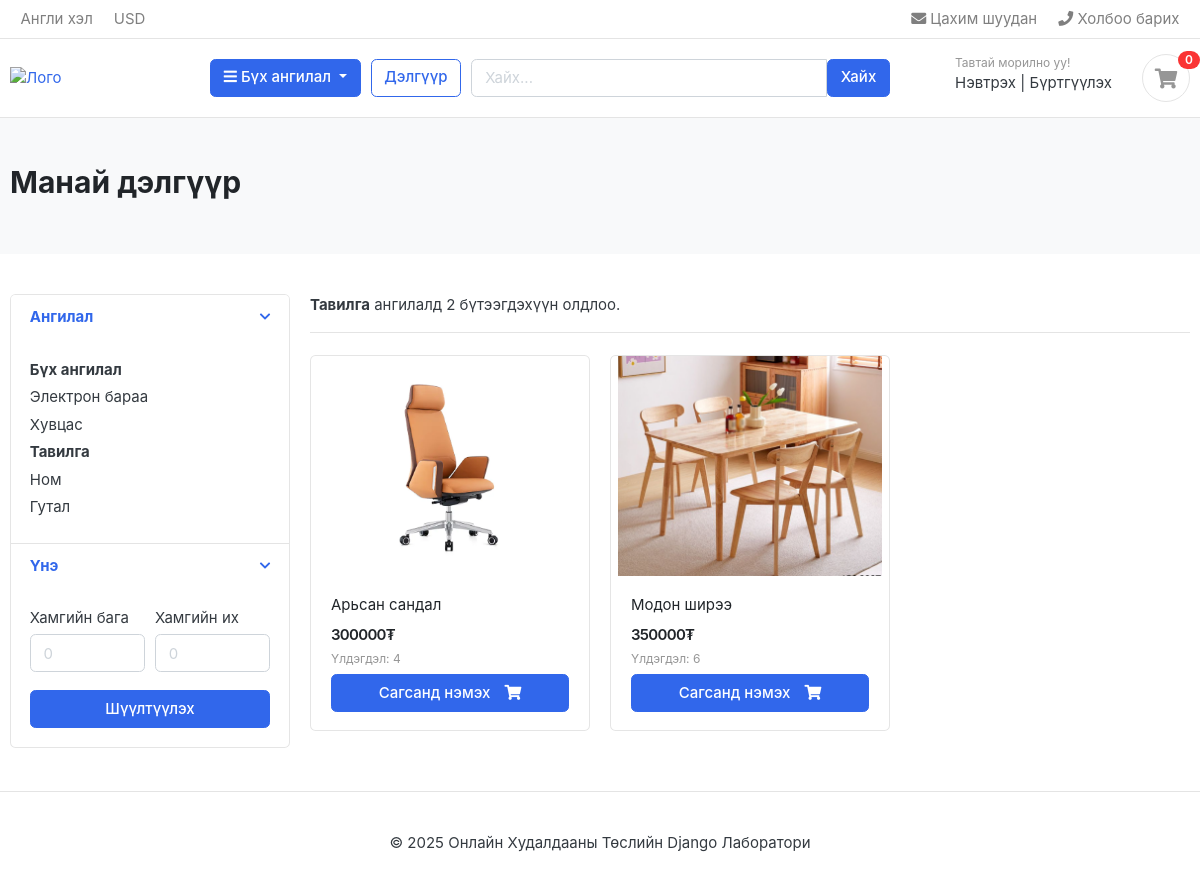
Page /tavilga/ on the committed database.
### shop_app/models.py (models this page shows, shortened)
class Category(models.Model):
    category_name = models.CharField(max_length=50, unique=True)
    slug = models.SlugField(max_length=100, unique=True)
    description = models.TextField(max_length=255, blank=True)
    cat_image = models.ImageField(upload_to='images/categories', blank=True)
    class Meta:
        db_table = "tbl_categories"
    def getUrl(self):
        return reverse('categoryDetail', kwargs={'slug': self.slug})

class Product(models.Model):
    product_name = models.CharField(
        max_length=200,
        unique=True)
    slug = models.SlugField(max_length=200, unique=True)
    description = models.TextField(max_length=500, blank=True)
    price = models.IntegerField()
    images = models.ImageField(upload_to='images/products')
    stock = models.IntegerField()
    is_available = models.BooleanField(default=True)
    category = models.ForeignKey(Category, on_delete=models.CASCADE)
    created_date = models.DateTimeField(auto_now_add=True)
    modified_date = models.DateTimeField(auto_now=True)
    def getUrl(self):
        return reverse("product_detail", kwargs= {
            "categorySlug": self.category.slug,
            "productSlug": self.slug
        })
    class Meta:
        db_table = "tbl_products"

### shop_app/views.py (the view, shortened to what this page needs)
# urls.py: path('<str:slug>/', views.store, name='categoryDetail'),
def store(request, slug=None):
    categories = Category.objects.all()
    products_list = Product.objects.filter(is_available=True)
    keyword = request.GET.get('keyword', '')
    min_price = request.GET.get('min_price', '')
    max_price = request.GET.get('max_price', '')
    selected_category = None
    selected_category_obj = None
    if slug:
        try:
            selected_category_obj = get_object_or_404(Category, slug=slug)
            selected_category = slug
            products_list = products_list.filter(category=selected_category_obj)
        except Category.DoesNotExist:
            pass
    category_param = request.GET.get('category', '')
    if keyword:
        products_list = products_list.filter(
            Q(product_name__icontains=keyword) |
            Q(description__icontains=keyword)
        ).distinct()
    if min_price:
        try:
            min_price_int = int(min_price)
            products_list = products_list.filter(price__gte=min_price_int)
        except ValueError:
            min_price = ''
    if max_price:
        try:
            max_price_int = int(max_price)
            products_list = products_list.filter(price__lte=max_price_int)
        except ValueError:
            max_price = ''
    products_list = products_list.order_by('-created_date')
    paginator = Paginator(products_list, 6)
    page_number = request.GET.get('page')
    products = paginator.get_page(page_number)
    context = {
        'categories': categories,
        'products': products,
        'count': products_list.count(),
        'selected_category': selected_category,
        'selected_category_obj': selected_category_obj,
        'keyword': keyword,
        'min_price': min_price,
        'max_price': max_price,
    }
    return render(request, 'store.html', context)

### cart_app/context_processors.py (called while the page is built)
def counter(request):
    cart_count = 0
    try:
        cart = Cart.objects.filter(id=_cart_id(request))
        cart_items = CartItem.objects.all().filter(cart = cart[:1])
        for cart_item in cart_items:
            cart_count += cart_item.quantity
    except Cart.DoesNotExist:
        cart_count = 0
    return dict(cart_count = cart_count)

### cart_app/views.py (called while the page is built)
def _cart_id(request):
    cart = request.session.session_key
    if not cart:
        cart = request.session.create()
    return cart

### lab2Template/contextProcessors.py (called while the page is built)
def categoriesProcessor(request):
    categories = Category.objects.all()
    return {'categories': categories}

### templates/store.html (shortened to what this page needs)
{% extends "base.html" %}
{% load static %}
{% block content %}
<section class="section-pagetop bg">
  <div class="container">
    <h2 class="title-page">Манай дэлгүүр</h2>
  </div>
</section>
<section class="section-content padding-y">
  <div class="container">
    <div class="row">
      <aside class="col-md-3">
        <div class="card">
          <article class="filter-group">
            <header class="card-header">
              <a href="#" data-toggle="collapse" data-target="#collapse_1" aria-expanded="true">
                <i class="icon-control fa fa-chevron-down"></i>
                <h6 class="title">Ангилал</h6>
              </a>
            </header>
            <div class="filter-content collapse show" id="collapse_1">
              <div class="card-body">
                <ul class="list-menu">
                  <li>
                    <a href="{% url 'store' %}">
                      <strong>Бүх ангилал</strong>
                    </a>
                  </li>
                  {% for category in categories %}
                    <li>
                      <a href="?category={{ category.slug }}&keyword={{ keyword }}&min_price={{ min_price }}&max_price={{ max_price }}">
                        {% if selected_category == category.slug %}
                          <strong>{{ category.category_name }}</strong>
                        {% else %}
                          {{ category.category_name }}
                        {% endif %}
                      </a>
                    </li>
                  {% empty %}
                    <span class="dropdown-item">Ангилал олдсонгүй</span>
                  {% endfor %}
                </ul>
              </div>
            </div>
          </article>
          <article class="filter-group">
            <header class="card-header">
              <a href="#" data-toggle="collapse" data-target="#collapse_3" aria-expanded="true">
                <i class="icon-control fa fa-chevron-down"></i>
                <h6 class="title">Үнэ</h6>
              </a>
            </header>
            <div class="filter-content collapse show" id="collapse_3">
              <div class="card-body">
                <form method="GET" action="{% url 'search' %}">
                  <div class="form-row">
                    <div class="form-group col-md-6">
                      <label>Хамгийн бага</label>
                      <input type="number" class="form-control" name="min_price"
                             placeholder="0" value="{{ min_price }}">
                    </div>
                    <div class="form-group col-md-6">
                      <label>Хамгийн их</label>
                      <input type="number" class="form-control" name="max_price"
                             placeholder="0" value="{{ max_price }}">
                    </div>
                  </div>
                  <button type="submit" class="btn btn-block btn-primary">Шүүлтүүлэх</button>
                </form>
              </div>
            </div>
          </article>
        </div>
      </aside>
      <main class="col-md-9">
        <header class="border-bottom mb-4 pb-3">
          <div class="form-inline">
            <span class="mr-md-auto">
              {% if selected_category %}
                <strong>{{ selected_category_obj.category_name }}</strong> ангилалд
              {% endif %}
              {{ count }} бүтээгдэхүүн олдлоо.
            </span>
          </div>
        </header>
        <div class="row">
          {% for product in products %}
          <div class="col-md-4">
            <figure class="card card-product-grid">
              <div class="img-wrap">
                {% if product.images %}
                  <a href="{{ product.getUrl }}">
                    <img src="{{ product.images.url }}" alt="{{ product.product_name }}">
                  </a>
                {% else %}
                  <img src="{% static 'images/no_image_available.png' %}" alt="No image" />
                {% endif %}
              </div>
              <figcaption class="info-wrap">
                <div class="fix-height">
                  {% if product.category %}
                    <a href="{{ product.getUrl }}" class="title">{{ product.product_name }}</a>
                  {% else %}
                    {{ product.product_name }}
                  {% endif %}
                  <div class="price-wrap mt-2">
                    <span class="price">{{ product.price }}₮</span>
                  </div>
                  <small class="text-muted">Үлдэгдэл: {{ product.stock }}</small>
                </div>
                {% if product.stock > 0 %}
                  <a href="{% url 'add_cart' product.id %}" class="btn btn-block btn-primary">
                    <span class="text">Сагсанд нэмэх</span>
                    <i class="fas fa-shopping-cart"></i>
                  </a>
                {% else %}
                  <button class="btn btn-block btn-secondary" disabled>
                    <span class="text">Бараа дууссан</span>
                    <i class="fas fa-ban"></i>
                  </button>
                {% endif %}
              </figcaption>
            </figure>
          </div>
          {% empty %}
            <div class="col-md-12">
              <p class="alert alert-info">Таны хайлтад тохирох бүтээгдэхүүн олдсонгүй.</p>
            </div>
          {% endfor %}
        </div>
      </main>
    </div>
  </div>
</section>
{% endblock %}

### static/css/ui.css (style rules this page uses)
html { font-family: "Inter", sans-serif; font-size: 15px; }
.img-wrap { text-align: center; display: block; }
.img-wrap img { max-width: 100%; }
.price-wrap { letter-spacing: -0.7px; }
.padding-y { padding-top: 40px; padding-bottom: 40px; }
figure { margin-bottom: 0; }
article:after, .form-group:after { display: block; clear: both; content: ""; }
.bg { background-color: #f8f9fa; }
.title-page { color: #212529; }
.btn .text + i { margin-left: 10px; }
[class*=list-] li:after { visibility: hidden; display: block; content: ""; overflow: hidden; height: 0; clear: both; }
.list-menu { list-style: none; margin: 0; padding-left: 0; }
.list-menu li { margin-bottom: 5px; }
.list-menu a { color: #343a40; }
[class*=card-product] a.title { color: #212529; display: block; }
[class*=card-product] .img-wrap { overflow: hidden; position: relative; }
[class*=card-product] .img-wrap img { height: 100%; max-width: 100%; width: auto; display: inline-block; -o-object-fit: cover; object-fit: cover; }
.card-product-grid { margin-bottom: 20px; }
.card-product-grid .img-wrap { border-radius: 0.2rem 0.2rem 0 0; height: 220px; }
.card-product-grid .info-wrap { overflow: hidden; padding: 18px 20px; }
.card-product-grid .fix-height { height: 80px; overflow: hidden; }
.card .img-wrap { overflow: hidden; }
.price { font-weight: 600; color: #212529; }
.icon-control { margin-top: 5px; float: right; font-size: 80%; }
.card-header .title { margin-bottom: 0; line-height: 1.5; }
.filter-group { border-bottom: 1px solid #e4e4e4; }
.filter-group .card-header { border-bottom: 0; }
.filter-group:last-child { border-bottom: 0; }
.section-pagetop { padding: 45px 0; }

### rows in the picture
Category: category_name "Электрон бараа"
Category: category_name "Хувцас"
Category: category_name "Тавилга"
Category: category_name "Ном"
Category: category_name "Гутал"
Product: images (picture), product_name "Арьсан сандал", price "300000", stock "4", shows "Сагсанд нэмэх"
Product: images (picture), product_name "Модон ширээ", price "350000", stock "6", shows "Сагсанд нэмэх"

### other values in the picture
{{ cart_count }} "0"
{{ count }} "2"
